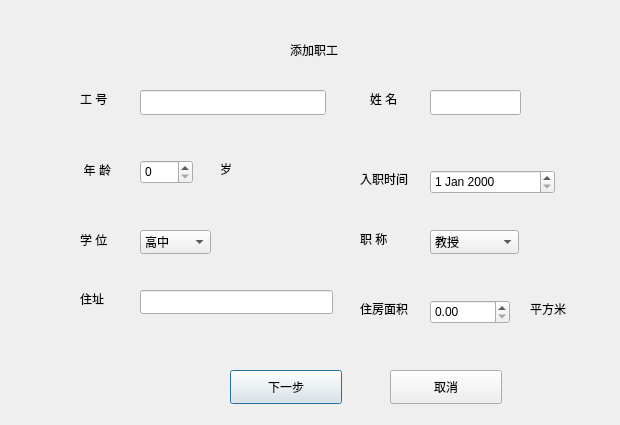
<?xml version="1.0" encoding="UTF-8"?>
<ui version="4.0">
 <class>AddEmployee_Dialog</class>
 <widget class="QDialog" name="AddEmployee_Dialog">
  <property name="geometry">
   <rect>
    <x>0</x>
    <y>0</y>
    <width>620</width>
    <height>425</height>
   </rect>
  </property>
  <property name="windowTitle">
   <string>Dialog</string>
  </property>
  <widget class="QLabel" name="label">
   <property name="geometry">
    <rect>
     <x>290</x>
     <y>40</y>
     <width>90</width>
     <height>19</height>
    </rect>
   </property>
   <property name="text">
    <string>添加职工</string>
   </property>
  </widget>
  <widget class="QLineEdit" name="numberlineEdit">
   <property name="geometry">
    <rect>
     <x>140</x>
     <y>90</y>
     <width>186</width>
     <height>25</height>
    </rect>
   </property>
  </widget>
  <widget class="QLabel" name="label_number">
   <property name="geometry">
    <rect>
     <x>80</x>
     <y>90</y>
     <width>71</width>
     <height>18</height>
    </rect>
   </property>
   <property name="text">
    <string>工 号</string>
   </property>
  </widget>
  <widget class="QLabel" name="label_6">
   <property name="geometry">
    <rect>
     <x>360</x>
     <y>230</y>
     <width>61</width>
     <height>18</height>
    </rect>
   </property>
   <property name="text">
    <string>职 称</string>
   </property>
  </widget>
  <widget class="QComboBox" name="position_comboBox">
   <property name="geometry">
    <rect>
     <x>430</x>
     <y>230</y>
     <width>89</width>
     <height>24</height>
    </rect>
   </property>
   <item>
    <property name="text">
     <string>教授</string>
    </property>
   </item>
   <item>
    <property name="text">
     <string>副教授</string>
    </property>
   </item>
   <item>
    <property name="text">
     <string>讲师</string>
    </property>
   </item>
   <item>
    <property name="text">
     <string>助教</string>
    </property>
   </item>
  </widget>
  <widget class="QLabel" name="label_3">
   <property name="geometry">
    <rect>
     <x>360</x>
     <y>170</y>
     <width>72</width>
     <height>18</height>
    </rect>
   </property>
   <property name="text">
    <string>入职时间</string>
   </property>
  </widget>
  <widget class="QDateEdit" name="hireDate_dateEdit">
   <property name="geometry">
    <rect>
     <x>430</x>
     <y>170</y>
     <width>125</width>
     <height>24</height>
    </rect>
   </property>
  </widget>
  <widget class="QLabel" name="label_name">
   <property name="geometry">
    <rect>
     <x>370</x>
     <y>90</y>
     <width>51</width>
     <height>18</height>
    </rect>
   </property>
   <property name="text">
    <string>姓 名</string>
   </property>
  </widget>
  <widget class="QLineEdit" name="namelineEdit">
   <property name="geometry">
    <rect>
     <x>430</x>
     <y>90</y>
     <width>91</width>
     <height>25</height>
    </rect>
   </property>
  </widget>
  <widget class="QLineEdit" name="address_lineEdit">
   <property name="geometry">
    <rect>
     <x>140</x>
     <y>290</y>
     <width>193</width>
     <height>24</height>
    </rect>
   </property>
  </widget>
  <widget class="QLabel" name="label_9">
   <property name="geometry">
    <rect>
     <x>80</x>
     <y>290</y>
     <width>36</width>
     <height>18</height>
    </rect>
   </property>
   <property name="text">
    <string>住址</string>
   </property>
  </widget>
  <widget class="QLabel" name="label_7">
   <property name="geometry">
    <rect>
     <x>360</x>
     <y>300</y>
     <width>72</width>
     <height>18</height>
    </rect>
   </property>
   <property name="text">
    <string>住房面积</string>
   </property>
  </widget>
  <widget class="QLabel" name="label_8">
   <property name="geometry">
    <rect>
     <x>530</x>
     <y>300</y>
     <width>54</width>
     <height>18</height>
    </rect>
   </property>
   <property name="text">
    <string>平方米</string>
   </property>
  </widget>
  <widget class="QDoubleSpinBox" name="area_doubleSpinBox">
   <property name="geometry">
    <rect>
     <x>430</x>
     <y>300</y>
     <width>80</width>
     <height>24</height>
    </rect>
   </property>
  </widget>
  <widget class="QPushButton" name="pushButton_next">
   <property name="geometry">
    <rect>
     <x>230</x>
     <y>370</y>
     <width>112</width>
     <height>34</height>
    </rect>
   </property>
   <property name="text">
    <string>下一步</string>
   </property>
  </widget>
  <widget class="QPushButton" name="pushButton_Exit">
   <property name="geometry">
    <rect>
     <x>390</x>
     <y>370</y>
     <width>112</width>
     <height>34</height>
    </rect>
   </property>
   <property name="text">
    <string>取消</string>
   </property>
  </widget>
  <widget class="QLabel" name="label_4">
   <property name="geometry">
    <rect>
     <x>70</x>
     <y>160</y>
     <width>41</width>
     <height>20</height>
    </rect>
   </property>
   <property name="text">
    <string>年 龄</string>
   </property>
   <property name="alignment">
    <set>Qt::AlignRight|Qt::AlignTrailing|Qt::AlignVCenter</set>
   </property>
  </widget>
  <widget class="QLabel" name="label_2">
   <property name="geometry">
    <rect>
     <x>220</x>
     <y>160</y>
     <width>18</width>
     <height>18</height>
    </rect>
   </property>
   <property name="text">
    <string>岁</string>
   </property>
  </widget>
  <widget class="QSpinBox" name="age_spinBox">
   <property name="geometry">
    <rect>
     <x>140</x>
     <y>160</y>
     <width>53</width>
     <height>24</height>
    </rect>
   </property>
  </widget>
  <widget class="QLabel" name="label_5">
   <property name="geometry">
    <rect>
     <x>80</x>
     <y>230</y>
     <width>51</width>
     <height>20</height>
    </rect>
   </property>
   <property name="text">
    <string>学 位</string>
   </property>
  </widget>
  <widget class="QComboBox" name="degree_comboBox">
   <property name="geometry">
    <rect>
     <x>140</x>
     <y>230</y>
     <width>71</width>
     <height>24</height>
    </rect>
   </property>
   <property name="currentText">
    <string>高中</string>
   </property>
   <item>
    <property name="text">
     <string>高中</string>
    </property>
   </item>
   <item>
    <property name="text">
     <string>本科</string>
    </property>
   </item>
   <item>
    <property name="text">
     <string>硕士</string>
    </property>
   </item>
   <item>
    <property name="text">
     <string>博士</string>
    </property>
   </item>
  </widget>
 </widget>
 <tabstops>
  <tabstop>numberlineEdit</tabstop>
  <tabstop>age_spinBox</tabstop>
  <tabstop>hireDate_dateEdit</tabstop>
  <tabstop>degree_comboBox</tabstop>
  <tabstop>pushButton_next</tabstop>
  <tabstop>pushButton_Exit</tabstop>
 </tabstops>
 <resources/>
 <connections>
  <connection>
   <sender>pushButton_Exit</sender>
   <signal>clicked()</signal>
   <receiver>AddEmployee_Dialog</receiver>
   <slot>reject()</slot>
   <hints>
    <hint type="sourcelabel">
     <x>521</x>
     <y>534</y>
    </hint>
    <hint type="destinationlabel">
     <x>442</x>
     <y>348</y>
    </hint>
   </hints>
  </connection>
 </connections>
</ui>
